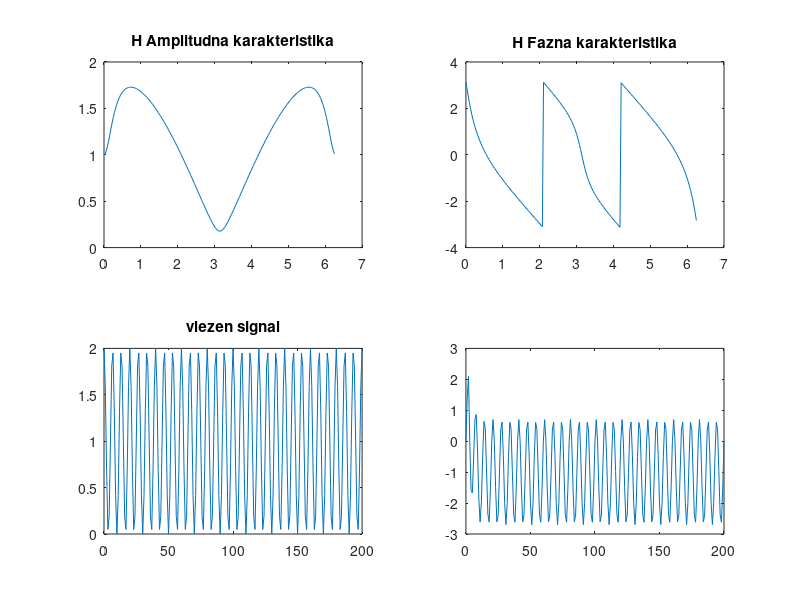

This figure's MATLAB source:
%DPS DImitrij Mijoski
%zadaca 3
b = [0, 0.7, 0, -1];
a = [1, -0.7];

[H, w] = freqz(b, a, 200, 'whole');

subplot(2,2,1);
plot(w, abs(H));
title('H Amplitudna karakteristika');

subplot(2,2,2);
plot(w, angle(H));
title('H Fazna karakteristika');


%zadaca 4
n = [0:200]
x = 1 + cos(0.3*pi*n);
subplot(2,2,3);
plot(n, x);
title('vlezen signal')

subplot(2,2,4);
y = filter(b,a,x);
plot(n, y);